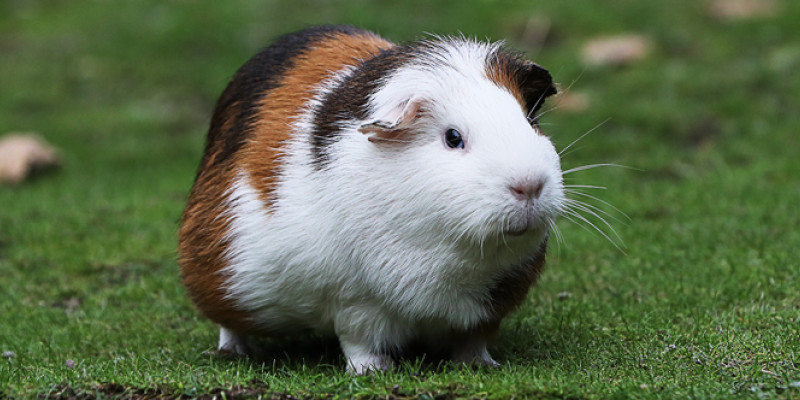
#> input picture Coys/cuy.jpg, 800 x 400 px
$ python chap2.py
#> lines starting #> are read from the running program, lines starting #| are printed output that depends on the picture; after the words box and inside, x2 and y2 are one past the last pixel; in counts of white or black regions, pixels touching at a corner belong together
import cv2
import numpy as np

img = cv2.imread("Coys/cuy.jpg")
#> img is the input picture: shape (400, 800, 3); mean B, G, R 76.4, 107.1, 93
kernel = np.ones((5,5),np.uint8) # Creates a kernel for the function using numpy
print(kernel)

imgGray = cv2.cvtColor(img,cv2.COLOR_BGR2GRAY) #Converts bgr img to gray scale img
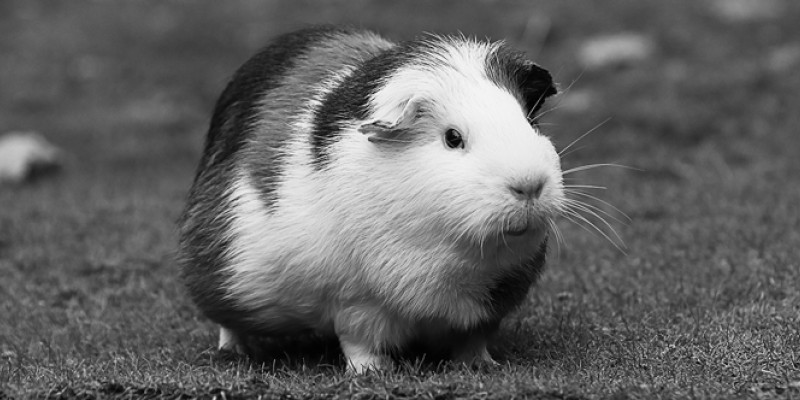
#> imgGray: shape (400, 800); min 0, max 252, mean 99.4
imgBlur = cv2.GaussianBlur(imgGray,(7,7),0) # Blurs an image
imgCanny = cv2.Canny(img,100,100) # Makes a Canny of an img
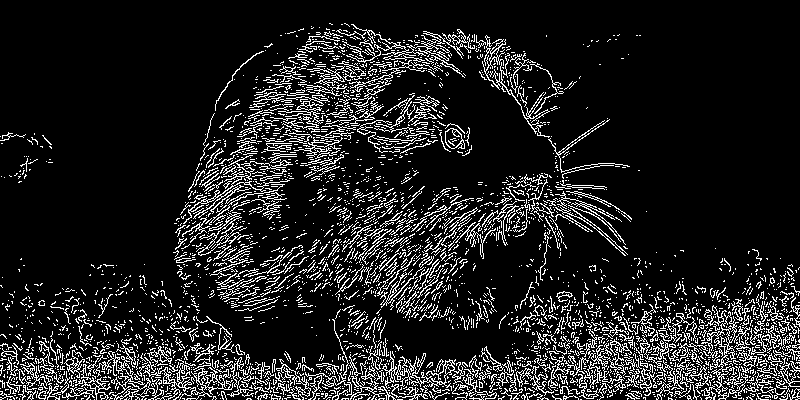
#> imgCanny: shape (400, 800); 12.8% white in thin lines or dots
imgDialation = cv2.dilate(imgCanny,kernel,iterations=1) #Makes an Dialation img
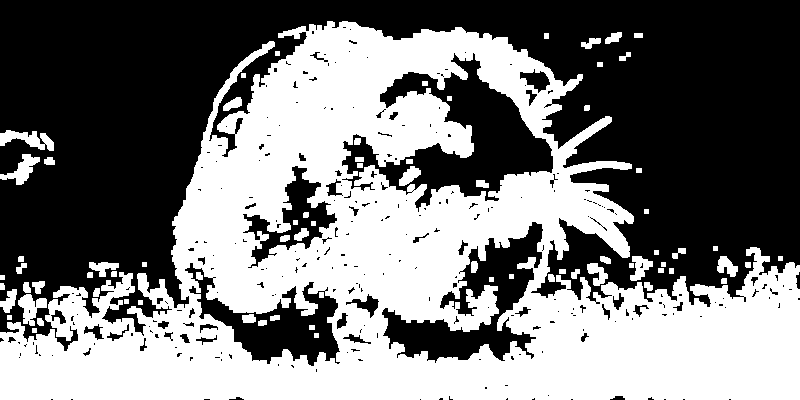
#> imgDialation: shape (400, 800); 47.2% white; 75 white regions, largest, box (x1, y1, x2, y2) and area: (0, 21, 800, 400) 144940, (0, 130, 54, 151) 594, (0, 154, 40, 185) 506
imgErodes = cv2.erode(imgDialation,kernel,iterations=1) #Makes the oposite of the Dialation, erodes the img
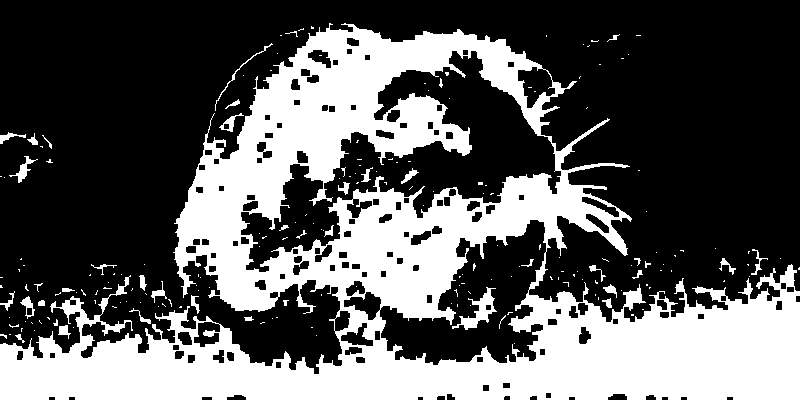
#> imgErodes: shape (400, 800); 35.9% white; 199 white regions (157 under 20 px), largest, box (x1, y1, x2, y2) and area: (0, 23, 800, 400) 111300, (452, 287, 497, 330) 598, (9, 156, 38, 183) 197
cv2.imshow("Gray",imgGray)
cv2.imshow("Blur",imgBlur)
cv2.imshow("Canny",imgCanny)
cv2.imshow("Dilation",imgDialation)
cv2.imshow("Eroded",imgErodes)
cv2.waitKey(0)

$ run again, with Coys/burger.jpg copied over Coys/cuy.jpg
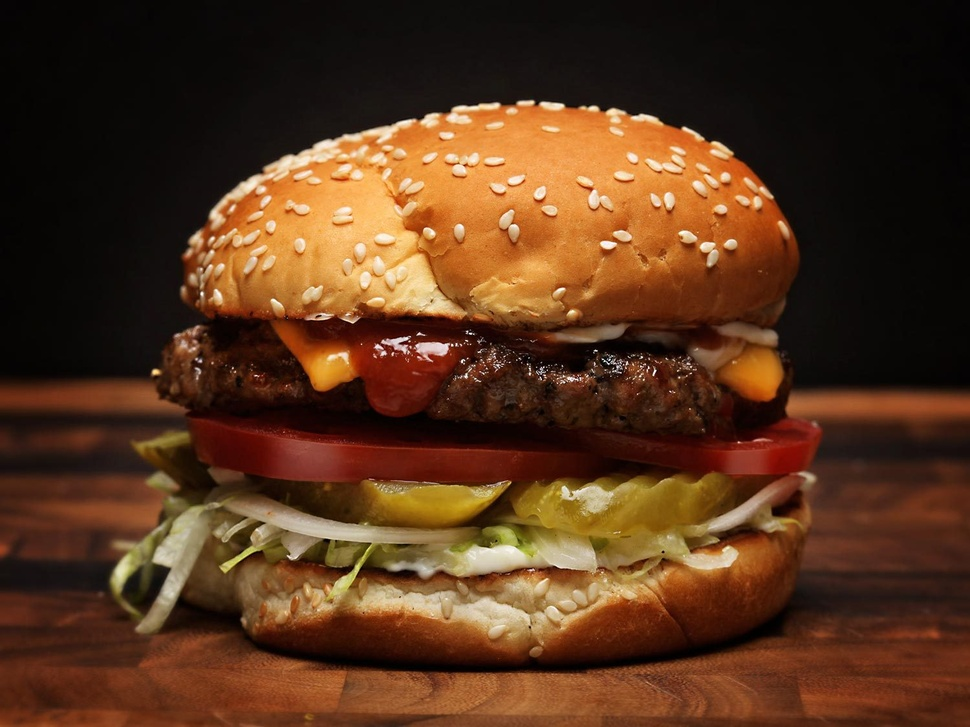
#> input picture Coys/burger.jpg, 970 x 727 px, shrunk from 1500 x 1125 before the run
#> img is the input picture: shape (727, 970, 3); mean B, G, R 28.3, 52.3, 86.5
#> `imgCanny = cv2.Canny(img,100,100)`:
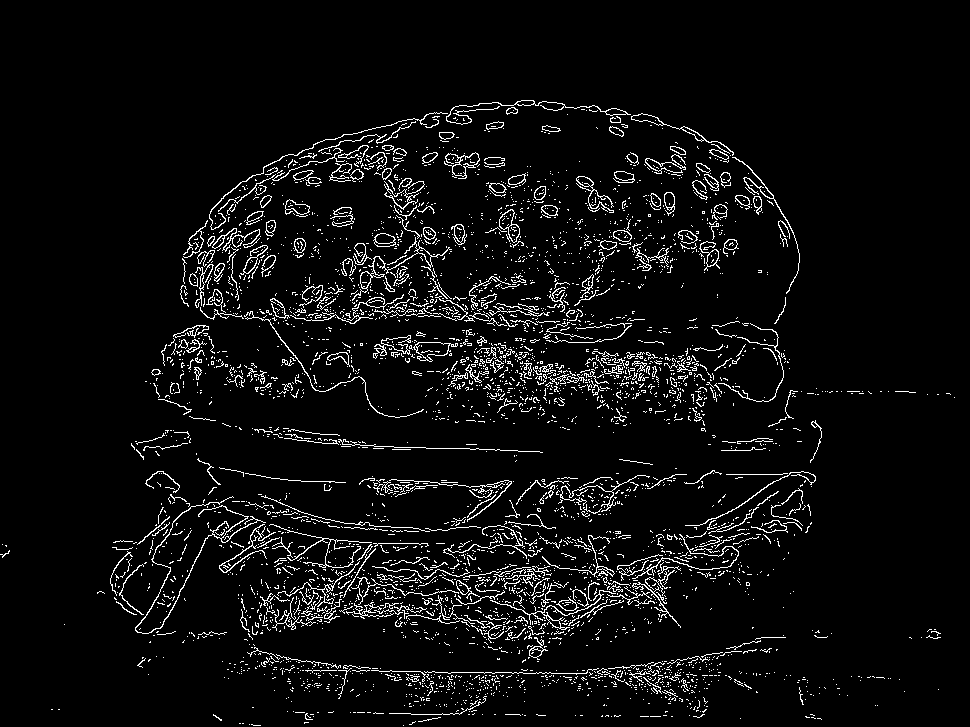
#> imgCanny: shape (727, 970); 5.3% white in thin lines or dots, all inside (x1, y1, x2, y2) = (0, 100, 955, 726)
#> imgDialation: shape (727, 970); 26.4% white; 231 white regions, largest, box (x1, y1, x2, y2) and area: (143, 98, 802, 434) 77075, (108, 451, 818, 727) 75699, (483, 170, 563, 264) 3615
#> `imgErodes = cv2.erode(imgDialation,kernel,iterations=1)`:
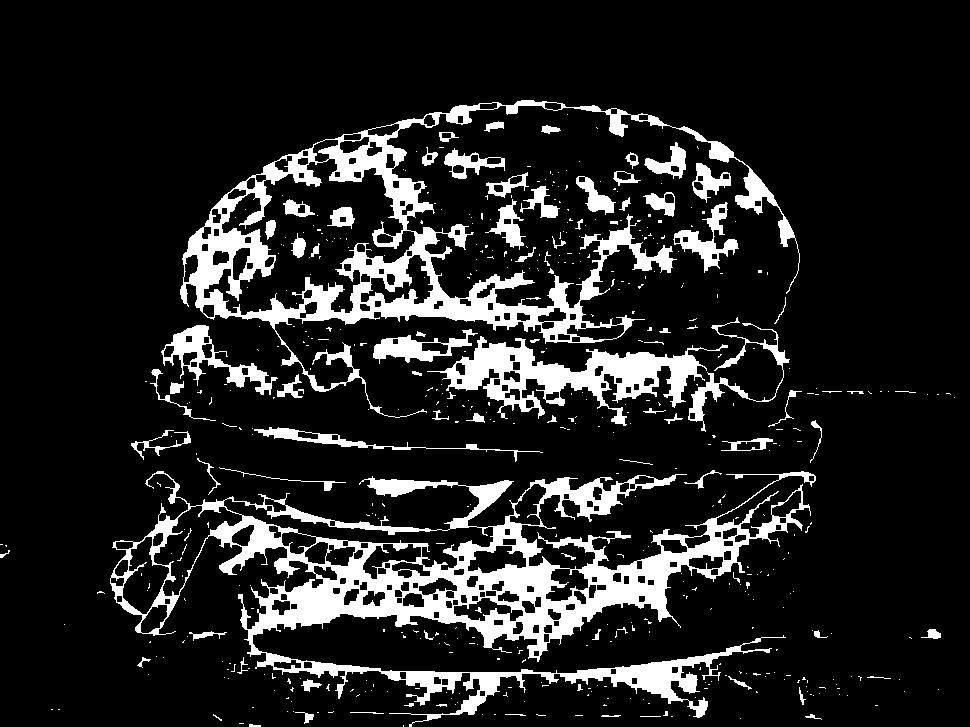
#> imgErodes: shape (727, 970); 13.7% white; 521 white regions (435 under 20 px), largest, box (x1, y1, x2, y2) and area: (110, 471, 816, 727) 41290, (180, 100, 800, 418) 27237, (427, 336, 728, 426) 8703
